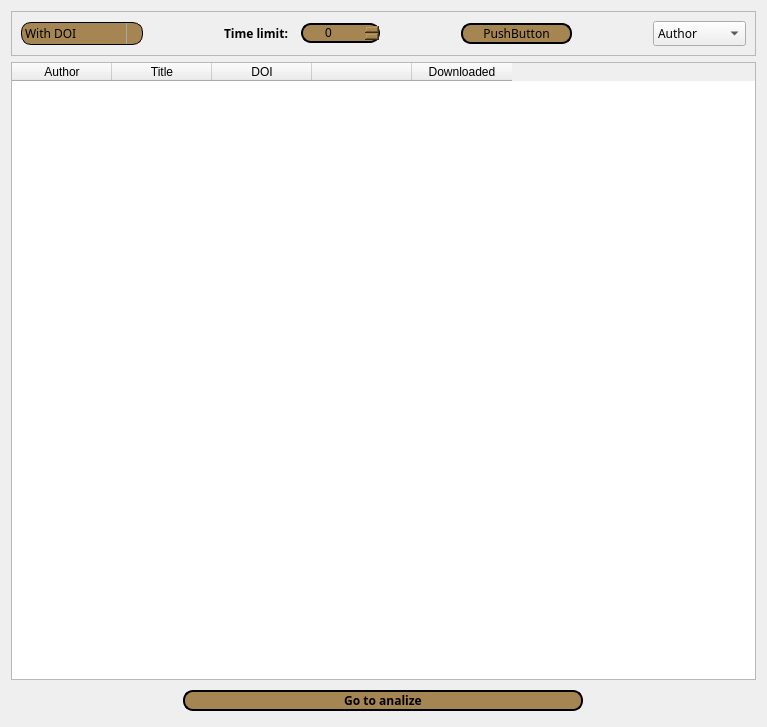
<?xml version="1.0" encoding="UTF-8"?>
<ui version="4.0">
 <class>Form</class>
 <widget class="QWidget" name="Form">
  <property name="windowModality">
   <enum>Qt::WindowModal</enum>
  </property>
  <property name="geometry">
   <rect>
    <x>0</x>
    <y>0</y>
    <width>767</width>
    <height>727</height>
   </rect>
  </property>
  <property name="sizePolicy">
   <sizepolicy hsizetype="Expanding" vsizetype="Expanding">
    <horstretch>0</horstretch>
    <verstretch>0</verstretch>
   </sizepolicy>
  </property>
  <property name="windowTitle">
   <string>Form</string>
  </property>
  <layout class="QGridLayout" name="gridLayout">
   <item row="2" column="0">
    <widget class="QWidget" name="widget" native="true">
     <property name="minimumSize">
      <size>
       <width>0</width>
       <height>30</height>
      </size>
     </property>
     <property name="maximumSize">
      <size>
       <width>16777215</width>
       <height>30</height>
      </size>
     </property>
     <layout class="QGridLayout" name="gridLayout_3">
      <property name="leftMargin">
       <number>0</number>
      </property>
      <property name="topMargin">
       <number>0</number>
      </property>
      <property name="rightMargin">
       <number>0</number>
      </property>
      <property name="bottomMargin">
       <number>0</number>
      </property>
      <property name="spacing">
       <number>0</number>
      </property>
      <item row="0" column="0">
       <widget class="QPushButton" name="pushButton">
        <property name="maximumSize">
         <size>
          <width>400</width>
          <height>16777215</height>
         </size>
        </property>
        <property name="font">
         <font>
          <family>Cascadia Mono</family>
          <weight>75</weight>
          <bold>true</bold>
         </font>
        </property>
        <property name="styleSheet">
         <string notr="true">QPushButton {
	border: 2px solid;
 	border-radius: 10px;
	background-color: rgb(165, 134, 83);
	padding-right: 20px;
	padding-left: 20px;
}
QPushButton:hover {
	background-color: rgb(95, 71, 10);
}</string>
        </property>
        <property name="text">
         <string>Go to analize</string>
        </property>
       </widget>
      </item>
     </layout>
    </widget>
   </item>
   <item row="0" column="0">
    <widget class="QFrame" name="frame">
     <property name="frameShape">
      <enum>QFrame::StyledPanel</enum>
     </property>
     <property name="frameShadow">
      <enum>QFrame::Raised</enum>
     </property>
     <layout class="QGridLayout" name="gridLayout_2">
      <item row="0" column="8">
       <widget class="QComboBox" name="comboBox_2">
        <property name="font">
         <font>
          <family>Cascadia Mono</family>
         </font>
        </property>
        <property name="currentIndex">
         <number>0</number>
        </property>
        <property name="modelColumn">
         <number>0</number>
        </property>
        <item>
         <property name="text">
          <string>Author</string>
         </property>
        </item>
        <item>
         <property name="text">
          <string>Title</string>
         </property>
        </item>
        <item>
         <property name="text">
          <string>DOI</string>
         </property>
        </item>
        <item>
         <property name="text">
          <string>Description</string>
         </property>
        </item>
       </widget>
      </item>
      <item row="0" column="0">
       <widget class="QComboBox" name="comboBox">
        <property name="minimumSize">
         <size>
          <width>119</width>
          <height>0</height>
         </size>
        </property>
        <property name="font">
         <font>
          <family>Cascadia Mono</family>
         </font>
        </property>
        <property name="styleSheet">
         <string notr="true"> QComboBox {
border: 1px solid;
 	border-radius: 10px;
	background-color: rgb(165, 134, 83);
	
     padding: 1px 18px 1px 3px;
     min-width: 6em;
 }


 QComboBox:on { /* shift the text when the popup opens */
     padding-top: 3px;
     padding-left: 4px;
 }

 QComboBox::drop-down {
     subcontrol-origin: padding;
     subcontrol-position: top right;
     width: 15px;

     border-left-width: 1px;
     border-left-color: darkgray;
     border-left-style: solid; /* just a single line */
     border-top-right-radius: 3px; /* same radius as the QComboBox */
     border-bottom-right-radius: 3px;
 }

 QComboBox::down-arrow {
     image: url(descarga.png);
 }

 QComboBox::down-arrow:on { /* shift the arrow when popup is open */
     top: 1px;
     left: 1px;
 }</string>
        </property>
        <property name="currentIndex">
         <number>1</number>
        </property>
        <item>
         <property name="text">
          <string>All Documents</string>
         </property>
        </item>
        <item>
         <property name="text">
          <string>With DOI</string>
         </property>
        </item>
        <item>
         <property name="text">
          <string>No DOI</string>
         </property>
        </item>
       </widget>
      </item>
      <item row="0" column="3">
       <widget class="QLabel" name="label">
        <property name="font">
         <font>
          <family>Cascadia Mono</family>
          <pointsize>9</pointsize>
          <weight>75</weight>
          <bold>true</bold>
         </font>
        </property>
        <property name="text">
         <string>Time limit:  </string>
        </property>
       </widget>
      </item>
      <item row="0" column="7">
       <spacer name="horizontalSpacer_2">
        <property name="orientation">
         <enum>Qt::Horizontal</enum>
        </property>
        <property name="sizeHint" stdset="0">
         <size>
          <width>40</width>
          <height>20</height>
         </size>
        </property>
       </spacer>
      </item>
      <item row="0" column="4">
       <widget class="QSpinBox" name="timeBox">
        <property name="styleSheet">
         <string notr="true">QSpinBox {
	border: 2px solid;
 	border-radius: 10px;
	background-color: rgb(165, 134, 83);
	padding-right: 20px;
	padding-left: 20px;
}
QSpinBox:hover {
	background-color: rgb(95, 71, 10);
}

QSpinBox::down-arrow:pressed
{
border : 4px solid green;
}</string>
        </property>
       </widget>
      </item>
      <item row="0" column="1">
       <spacer name="horizontalSpacer">
        <property name="orientation">
         <enum>Qt::Horizontal</enum>
        </property>
        <property name="sizeHint" stdset="0">
         <size>
          <width>40</width>
          <height>20</height>
         </size>
        </property>
       </spacer>
      </item>
      <item row="0" column="6">
       <widget class="QPushButton" name="downloadButton">
        <property name="font">
         <font>
          <family>Cascadia Mono</family>
         </font>
        </property>
        <property name="styleSheet">
         <string notr="true">QPushButton {
	border: 2px solid;
 	border-radius: 10px;
	background-color: rgb(165, 134, 83);
	padding-right: 20px;
	padding-left: 20px;
}
QPushButton:hover {
	background-color: rgb(95, 71, 10);
}</string>
        </property>
        <property name="text">
         <string>PushButton</string>
        </property>
        <property name="checkable">
         <bool>false</bool>
        </property>
        <property name="autoDefault">
         <bool>false</bool>
        </property>
        <property name="default">
         <bool>false</bool>
        </property>
        <property name="flat">
         <bool>false</bool>
        </property>
       </widget>
      </item>
      <item row="0" column="5">
       <spacer name="horizontalSpacer_3">
        <property name="orientation">
         <enum>Qt::Horizontal</enum>
        </property>
        <property name="sizeHint" stdset="0">
         <size>
          <width>40</width>
          <height>20</height>
         </size>
        </property>
       </spacer>
      </item>
     </layout>
    </widget>
   </item>
   <item row="1" column="0">
    <widget class="QTableWidget" name="tableWidget">
     <property name="minimumSize">
      <size>
       <width>600</width>
       <height>0</height>
      </size>
     </property>
     <column>
      <property name="text">
       <string>Author</string>
      </property>
     </column>
     <column>
      <property name="text">
       <string>Title</string>
      </property>
     </column>
     <column>
      <property name="text">
       <string>DOI</string>
      </property>
     </column>
     <column>
      <property name="text">
       <string/>
      </property>
      <property name="toolTip">
       <string notr="true"/>
      </property>
      <property name="whatsThis">
       <string notr="true"/>
      </property>
      <property name="textAlignment">
       <set>AlignLeading|AlignBottom</set>
      </property>
      <property name="foreground">
       <brush brushstyle="SolidPattern">
        <color alpha="255">
         <red>0</red>
         <green>0</green>
         <blue>0</blue>
        </color>
       </brush>
      </property>
      <property name="icon">
       <iconset>
        <normaloff>../../../../.designer/backup/checked.png</normaloff>../../../../.designer/backup/checked.png</iconset>
      </property>
     </column>
     <column>
      <property name="text">
       <string>Downloaded</string>
      </property>
     </column>
    </widget>
   </item>
  </layout>
 </widget>
 <resources/>
 <connections/>
</ui>
